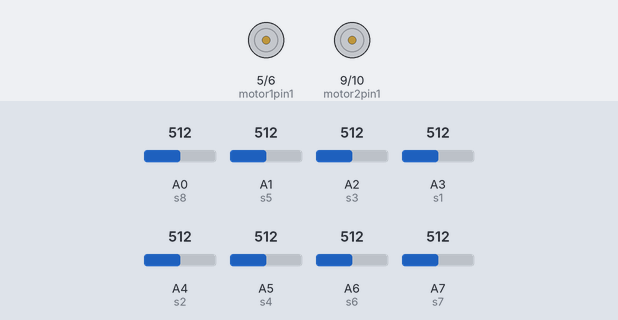
Recording of a sketch running on a simulated Arduino Nano, built with avr-gcc and run on an emulated ATmega328P. Shown: motor-driver pin pairs drawn as motors (green arrow = first pin HIGH = forward, orange = second pin HIGH = backward, longer = more drive). The inputs (shaded band) are chosen by the test bench; at power-on: A2 (s3) = 512, A0 (s8) = 512, A1 (s5) = 512, A3 (s1) = 512, A4 (s2) = 512, A5 (s4) = 512, A6 (s6) = 512, A7 (s7) = 512.

Above: at 1.2 s.
1.3 s: A2 (s3) set to 52
2.8 s: A2 (s3) set to 44
At 4.0 s:
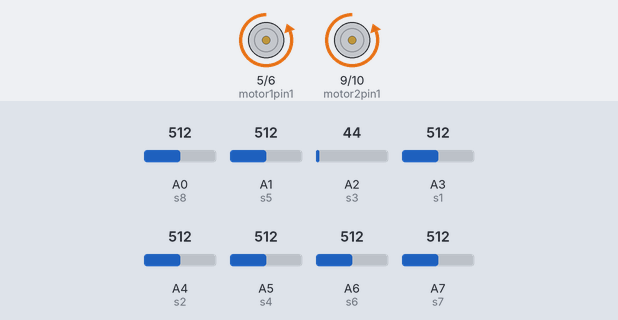
4.3 s: A2 (s3) set to 60
At 5.4 s:
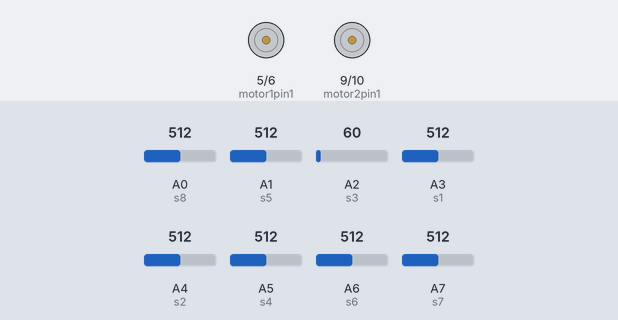
5.8 s: A2 (s3) set to 40
At 6.5 s:
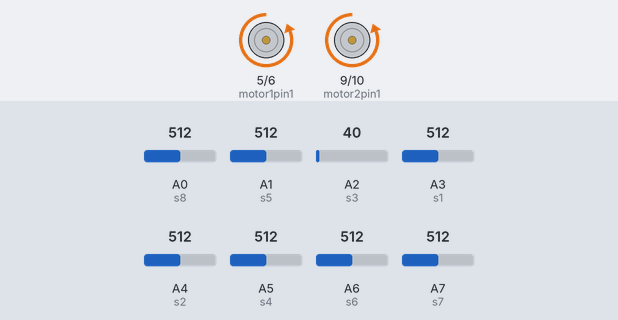
Timing chart, 0 to 8.3 s (numbered marks = the images above; inputs shaded):
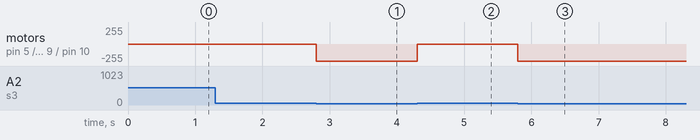

The sketch:

TEST_CODE_2.ino
```cpp
//Declaration of 5 ir input pins
const int s1 = A3;
const int s2 = A4;
const int s3 = A2;
const int s4 = A5;
const int s5 = A1;
const int s6 = A6;
const int s7 = A7;
const int s8 = A0;


//COlor Definitions
int colors1 = 0;
int colors2 = 0;
int colors3 = 0;
int colors4 = 0;
int colors5 = 0;
int colors6 = 0;
int colors7 = 0;
int colors8 = 0;

//Definitions of motor Pins
const int motor1pin1 = 5;
const int motor1pin2 = 6;
const int motor2pin1 = 9;
const int motor2pin2 = 10;

void setup() {
  //Declaring Input Pins
  pinMode(s1, INPUT);
  pinMode(s2, INPUT);
  pinMode(s3, INPUT);
  pinMode(s4, INPUT);
  pinMode(s5, INPUT);


  pinMode(s6, INPUT);
  pinMode(s7, INPUT);
  pinMode(s8, INPUT);

  //Beginning Serial
  Serial.begin(9600);

  //Declaring Output Pins
  pinMode(motor1pin1, OUTPUT);
  pinMode(motor1pin2, OUTPUT);
  pinMode(motor2pin1, OUTPUT);
  pinMode(motor2pin2, OUTPUT);

  //Putting Motors to sleep
  digitalWrite(motor1pin1, LOW);
  digitalWrite(motor1pin2, LOW);
  digitalWrite(motor2pin1, LOW);
  digitalWrite(motor2pin2, LOW);

}

void loop() {
  //Reading output and defining to variables
  colors1 = analogRead(s1);
  colors2 = analogRead(s2);
  colors3 = analogRead(s3);
  colors4 = analogRead(s4);
  colors5 = analogRead(s5);
  colors6 = analogRead(s6);
  colors7 = analogRead(s7);
  colors8 = analogRead(s8);

  //Serial.print("RIGHT SENSOR: ");
  //Serial.println(colors5);
  //Serial.print("MIDDLE SENSOR: ");
  //Serial.println(colors3);
  //Serial.print("LEFT SENSOR: ");
  //Serial.println(colors1);

  if(colors3 < 50) {
  //If the front sensor has black in-front of it, then run the motors
  //The IR will return a value of zero because it is not getting any light back (Black tape will absorb all Light)
  digitalWrite(motor1pin1, LOW);
  digitalWrite(motor1pin2, HIGH);
  digitalWrite(motor2pin1, LOW);
  digitalWrite(motor2pin2, HIGH);

    } else if(colors3 > 50){
      //If the front sensor has white.....
      if((colors1 < 50) && (colors2 < 50)) {
          //... and the left sensors have black, move to the left
          digitalWrite(motor1pin1, LOW);
          digitalWrite(motor1pin2, LOW);
          digitalWrite(motor2pin1, LOW);
          digitalWrite(motor2pin2, HIGH);


        } else if((colors4 < 50) && (colors5 < 50)) {
            //... and the right sensors have black, move to the right
            digitalWrite(motor1pin1, LOW);
            digitalWrite(motor1pin2, HIGH);
            digitalWrite(motor2pin1, LOW);
            digitalWrite(motor2pin2, LOW);


          } else {
              //... and none of the sides have black, stop the motors.
              digitalWrite(motor1pin1, LOW);
              digitalWrite(motor1pin2, LOW);
              digitalWrite(motor2pin1, LOW);
              digitalWrite(motor2pin2, LOW);


            }


      //Finish code here.
      }


  //Scrap Code:

  //if(colors3 < 50) {
      //digitalWrite(motor1pin1, LOW);
      //digitalWrite(motor1pin2, HIGH);
      //digitalWrite(motor2pin1, LOW);
      //digitalWrite(motor2pin2, HIGH);

    //} else if (colors3 > 50) {
      //if(colors1 < 50) {
          //digitalWrite(motor1pin1, LOW);
          //digitalWrite(motor1pin2, LOW);
          //digitalWrite(motor2pin1, LOW);
          //digitalWrite(motor2pin2, HIGH);


        //} else if(colors5 < 50) {
            //digitalWrite(motor1pin1, LOW);
            //digitalWrite(motor1pin2, HIGH);
            //digitalWrite(motor2pin1, LOW);
            //digitalWrite(motor2pin2, LOW);
            //Serial.println("RIGHT BLACK");
          //} else {
            //digitalWrite(motor1pin1, LOW);
            //digitalWrite(motor1pin2, LOW);
            //digitalWrite(motor2pin1, LOW);
            //digitalWrite(motor2pin2, LOW);
//}
//}
}
```

Measured:
- the behaviour switches between 50 and 49 on A2 (s3) (found by bisection; images 0 and 1)
- after the input at 1.3 s, every drawn part: stays the same
- after the input at 2.8 s, motor on pin 5 (motor1pin1) / pin 6 (motor1pin2), motor on pin 9 (motor2pin1) / pin 10 (motor2pin2): stopped → backward 255/255 at once
- after the input at 4.3 s, motor on pin 5 (motor1pin1) / pin 6 (motor1pin2), motor on pin 9 (motor2pin1) / pin 10 (motor2pin2): backward 255/255 → stopped at once
- after the input at 5.8 s, motor on pin 5 (motor1pin1) / pin 6 (motor1pin2), motor on pin 9 (motor2pin1) / pin 10 (motor2pin2): stopped → backward 255/255 at once
